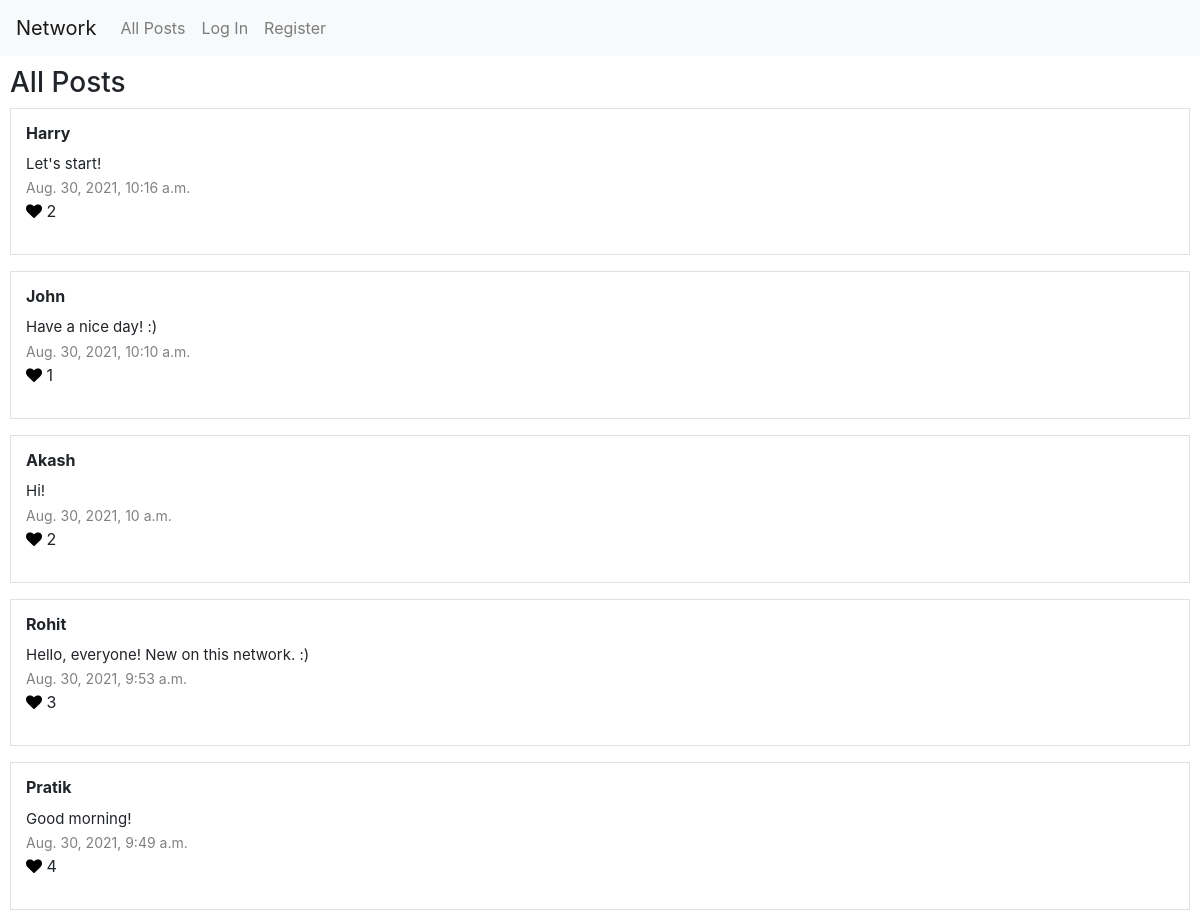
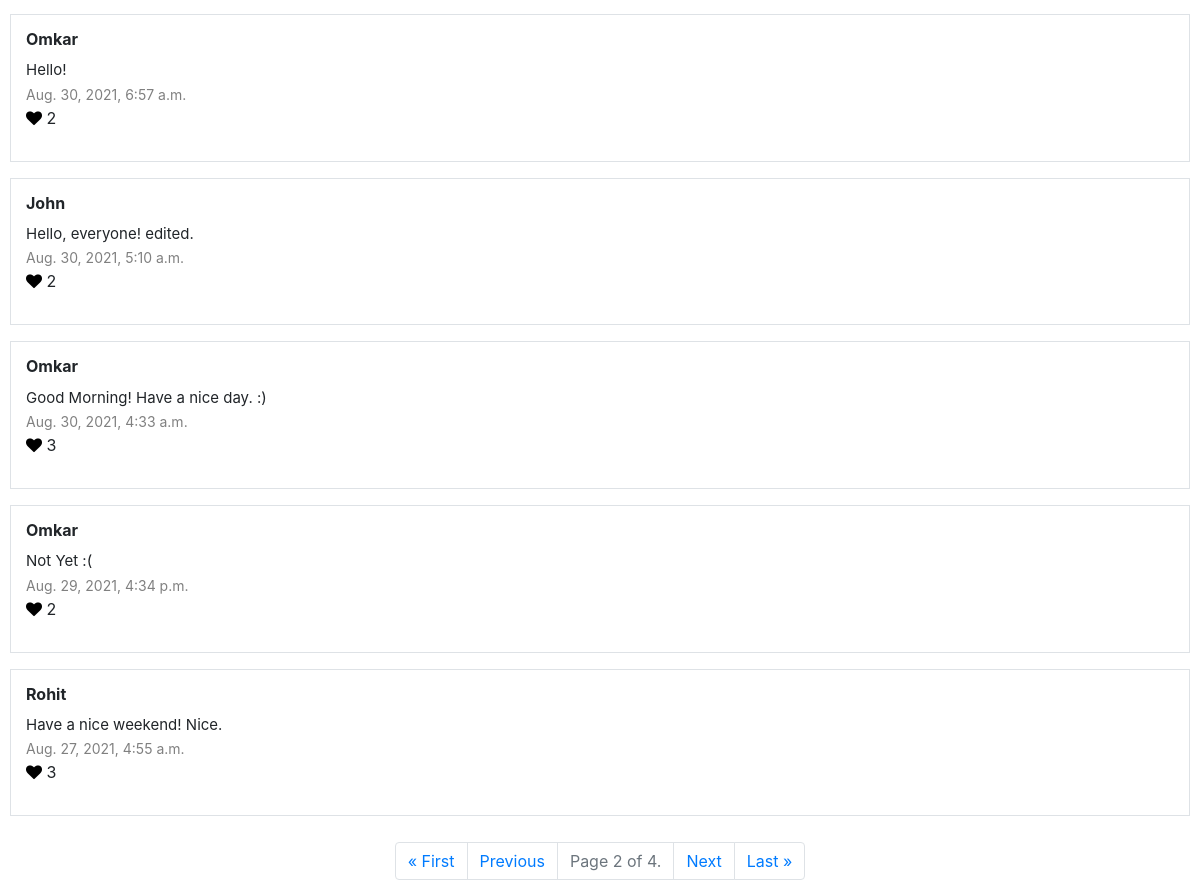
Screenshot of /?page=2 with the database file from the repository (2 pictures, top to bottom).
### network/models.py (models this page shows, shortened)
class Post(models.Model):
    uploader = models.ForeignKey(
        User,
        on_delete=models.CASCADE,
        related_name="post_uploader"
    )
    body = models.TextField(blank=True)
    timestamp = models.DateTimeField(auto_now_add=True)
    likes = models.ManyToManyField(
        User,
        related_name="post_liked"
    )
    class Meta:
        ordering = ['-timestamp']

class User(AbstractUser):
    following = models.ManyToManyField(
        "User",
        related_name="followers"
    )

### network/views.py (the view, shortened to what this page needs)
# urls.py: path("", views.index, name="index"),
@csrf_exempt
def index(request):
    user = request.user
    msg = ""
    posts = Post.objects.all()
    paginator = Paginator(posts, 10)
    page_number = request.GET.get('page')
    page_obj = paginator.get_page(page_number)
    posts = page_obj.object_list
    new_post = False
    if page_number is None or page_number == '1':
        new_post = True
    return render(request, "network/index.html", {
        "new_post": new_post,
        "posts": posts,
        "page_obj": page_obj,
        "msg": msg
    })

### network/templates/network/index.html (shortened to what this page needs)
{% extends "network/layout.html" %}
{% load static %}
{% block body %}
    <div style="padding: 10px;">
        <h3>All Posts</h3>
        {% for post in posts %}
            <div class="mb-3 border" style="padding: 15px;">
                {% if user.is_authenticated %}
                <a href="{% url 'profile' post.uploader.id %}" style="color: black;">
                    <h6>
                        <strong>{{ post.uploader.username }}</strong>
                    </h6>
                </a>
                {% else %}
                    <h6><strong>{{ post.uploader.username }}</strong></h6>
                {% endif %}
                <p>
                    <span id="body-{{ post.id }}" style="font-size: 15px;">{{ post.body }}</span>
                    <br />
                    <span style="color: gray; font-size: 14px;">
                        {{ post.timestamp }}
                    </span>
                    <br />
                    {% if user.is_authenticated %}
                        {% if user in post.likes.all %}
                            <span>
                                <i class="fa fa-heart" style="color:red; cursor: pointer;" id="like-btn-{{ post.id }}" onclick="like('{{ post.id }}')"></i>
                            </span>
                        {% else %}
                            <span>
                                <i class="fa fa-heart" style="color:black; cursor: pointer;" id="like-btn-{{ post.id }}" onclick="like('{{ post.id }}')"></i>
                            </span>
                        {% endif %}
                    {% else %}
                        <span>
                            <i class="fa fa-heart" style="color:black; cursor: pointer;"></i>
                        </span>
                    {% endif %}
                    <span id="like-count-{{ post.id }}">
                        {{ post.likes.all.count }}
                    </span>
                </p>
            </div>
        {% endfor %}
    </div>
    <nav aria-label="Page navigation example">
        <ul class="pagination justify-content-center">
        {% if page_obj.has_previous %}
            <li class="page-item"><a class="page-link" href="?page=1">&laquo; First</a></li>
            <li class="page-item"><a class="page-link" href="?page={{ page_obj.previous_page_number }}">Previous</a></li>
        {% endif %}
            <li class="page-item disabled">
                <a class="page-link" href="#" tabindex="-1" aria-disabled="true">Page {{ page_obj.number }} of {{ page_obj.paginator.num_pages }}.</a>
            </li>
        {% if page_obj.has_next %}
            <li class="page-item"><a class="page-link" href="?page={{ page_obj.next_page_number }}">Next</a></li>
            <li class="page-item"><a class="page-link" href="?page={{ page_obj.paginator.num_pages }}">Last &raquo;</a></li>
        {% endif %}
        </ul>
    </nav>
{% endblock %}

### rows the page displays
Post: uploader.username "Harry", body "Let's start!", timestamp "Aug. 30, 2021, 10:16 a.m.", likes.all.count "2"
Post: uploader.username "John", body "Have a nice day! :)", timestamp "Aug. 30, 2021, 10:10 a.m.", likes.all.count "1"
Post: uploader.username "Akash", body "Hi!", timestamp "Aug. 30, 2021, 10 a.m.", likes.all.count "2"
Post: uploader.username "Rohit", body "Hello, everyone! New on this network. :)", timestamp "Aug. 30, 2021, 9:53 a.m.", likes.all.count "3"
Post: uploader.username "Pratik", body "Good morning!", timestamp "Aug. 30, 2021, 9:49 a.m.", likes.all.count "4"
Post: uploader.username "Omkar", body "Hello!", timestamp "Aug. 30, 2021, 6:57 a.m.", likes.all.count "2"
Post: uploader.username "John", body "Hello, everyone! edited.", timestamp "Aug. 30, 2021, 5:10 a.m.", likes.all.count "2"
Post: uploader.username "Omkar", body "Good Morning! Have a nice day. :)", timestamp "Aug. 30, 2021, 4:33 a.m.", likes.all.count "3"
Post: uploader.username "Omkar", body "Not Yet :(", timestamp "Aug. 29, 2021, 4:34 p.m.", likes.all.count "2"
Post: uploader.username "Rohit", body "Have a nice weekend! Nice.", timestamp "Aug. 27, 2021, 4:55 a.m.", likes.all.count "3"

### other values shown
{{ page_obj.number }} "2"
{{ page_obj.paginator.num_pages }} "4"
